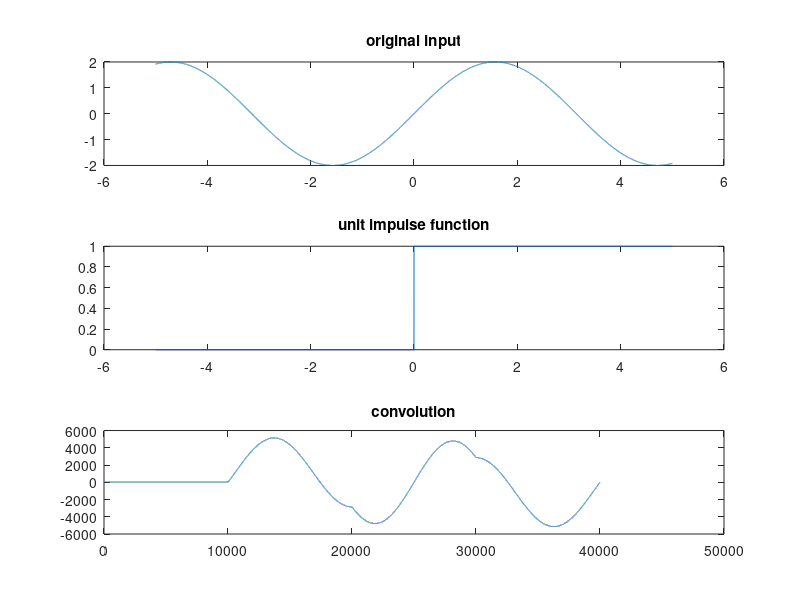

Write MATLAB code to recreate this figure.
clc;
close all;
clear all;
t=-5:1/2000:5;
x=2*sin(t);
h=t>=0;
y=conv2(h,x);
disp(y);
figure;
subplot(3,1,1);
plot(t,x);
title('original input')
subplot(3,1,2);
plot(t,h);
title('unit impulse function');
subplot(3,1,3);
plot(y);
title('convolution');
